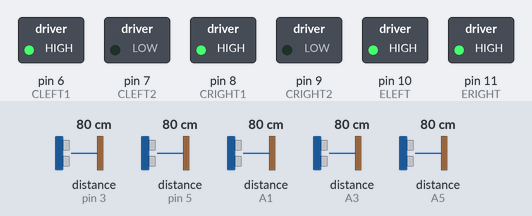
The sketch below on a simulated Arduino Uno, built with avr-gcc and run on an emulated ATmega328P. Shown: switched loads named in the sketch (green lamp = pin HIGH). Wiring (inferred from the names in the program): 5 × ultrasonic range finder: trigger pin 2, echo pin 3 / trigger pin 4, echo pin 5 / trigger A0, echo A1 / trigger A2, echo A3 / trigger A4, echo A5. The inputs (shaded band) are chosen by the test bench; at power-on: distance to the obstacle (sensors on A1, pin 3, A3, pin 5, A5) 80 cm. The echo pulse lasts 58.3 µs per cm; random numbers use the default seed unless the sketch sets one; pins used as bus, display or sensor lines are not drawn.

Above: at 1.2 s.
1.3 s: distance to the obstacle (sensor on A1) set to 12 cm
2.8 s: distance to the obstacle (sensor on A1) set to 9 cm
At 4.0 s:
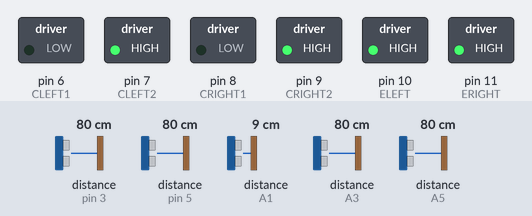
4.3 s: distance to the obstacle (sensor on pin 3) set to 13 cm
5.8 s: distance to the obstacle (sensor on pin 3) set to 10 cm
At 6.3 s:
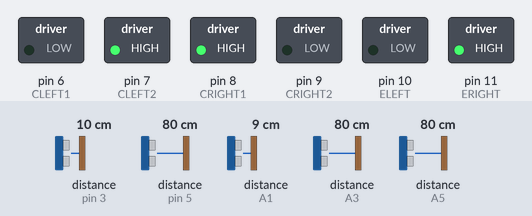
7.3 s: distance to the obstacle (sensor on A3) set to 13 cm
8.8 s: distance to the obstacle (sensor on A3) set to 10 cm
At 10.2 s:
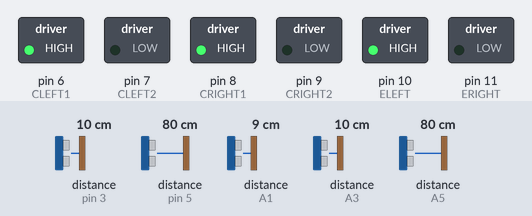
Timing chart, 0 to 11.3 s (numbered marks = the images above; inputs shaded):
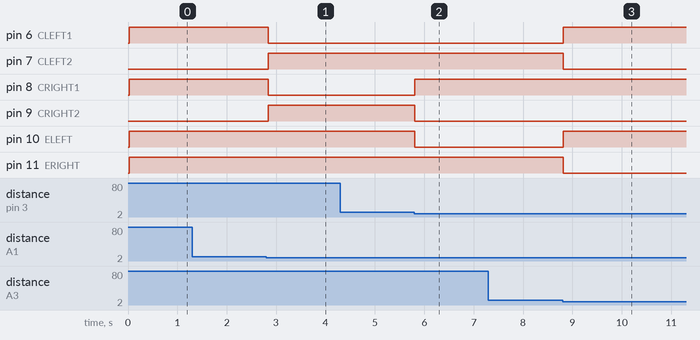

Measured:
- the behaviour switches between 11 and 10 cm on distance to the obstacle (sensor on A1) (found by bisection; images 0 and 1)
- the behaviour switches between 12 and 11 cm on distance to the obstacle (sensor on pin 3) (found by bisection; images 1 and 2)
- the behaviour switches between 12 and 11 cm on distance to the obstacle (sensor on A3) (found by bisection; images 2 and 3)
- after the input at 1.3 s, every drawn part: stays the same
- after the input at 2.8 s, pin 6 (CLEFT1), pin 8 (CRIGHT1): HIGH → LOW at once; pin 7 (CLEFT2), pin 9 (CRIGHT2): LOW → HIGH at once
- after the input at 4.3 s, every drawn part: stays the same
- after the input at 5.8 s, pin 8 (CRIGHT1): LOW → HIGH at once; pin 9 (CRIGHT2), pin 10 (ELEFT): HIGH → LOW at once
- after the input at 7.3 s, every drawn part: stays the same
- after the input at 8.8 s, pin 6 (CLEFT1), pin 10 (ELEFT): LOW → HIGH at once; pin 7 (CLEFT2), pin 11 (ERIGHT): HIGH → LOW at once

The sketch:

car.ino
```cpp
// motor enable pins
#define ELEFT 10
#define ERIGHT 11

// motor control pins
#define CLEFT1 6
#define CLEFT2 7
#define CRIGHT1 8
#define CRIGHT2 9

// sensor trigger and echo pins
#define TRIG_FRONT A0
#define ECHO_FRONT A1
#define TRIG_LEFT A2
#define ECHO_LEFT A3
#define TRIG_RIGHT A4
#define ECHO_RIGHT A5
#define TRIG_BACK_RIGHT 2
#define ECHO_BACK_RIGHT 3
#define TRIG_BACK_LEFT 4
#define ECHO_BACK_LEFT 5

#define TRIG_DELAY 10
#define SENSOR_CONST 58
#define SAFE_DISTANCE 10

#define DELAY_TIME 5
//#define DEBUG

long getDistance(int trigPin, int echoPin) {
  digitalWrite(trigPin, LOW);
  delayMicroseconds(3);
  digitalWrite(trigPin, HIGH);
  delayMicroseconds(TRIG_DELAY);
  digitalWrite(trigPin, LOW);
  long duration = pulseIn(echoPin, HIGH);
  long distance = duration / SENSOR_CONST;

#ifdef DEBUG
  Serial.print("distance=");
  Serial.println(distance);
#endif

  return distance;
}

void goForwardLeft() {
#ifdef DEBUG
  Serial.println("going forward left");
#endif

  digitalWrite(ERIGHT, HIGH);
  digitalWrite(ELEFT, LOW);

  digitalWrite(CRIGHT1, HIGH);
  digitalWrite(CRIGHT2, LOW);
}

void goForwardRight() {
#ifdef DEBUG
  Serial.println("going forward right");
#endif

  digitalWrite(ELEFT, HIGH);
  digitalWrite(ERIGHT, LOW);

  digitalWrite(CLEFT1, HIGH);
  digitalWrite(CLEFT2, LOW);
}

void goBackwardLeft() {
#ifdef DEBUG
  Serial.println("going backward left");
#endif

  digitalWrite(ERIGHT, HIGH);
  digitalWrite(ELEFT, LOW);

  digitalWrite(CRIGHT1, LOW);
  digitalWrite(CRIGHT2, HIGH);
}

void goBackwardRight() {
#ifdef DEBUG
  Serial.println("going backward right");
#endif

  digitalWrite(ELEFT, HIGH);
  digitalWrite(ERIGHT, LOW);

  digitalWrite(CLEFT1, LOW);
  digitalWrite(CLEFT2, HIGH);
}

void goForward() {
#ifdef DEBUG
  Serial.println("going forward");
#endif

  digitalWrite(ERIGHT, HIGH);
  digitalWrite(ELEFT, HIGH);

  digitalWrite(CRIGHT1, HIGH);
  digitalWrite(CRIGHT2, LOW);
  digitalWrite(CLEFT1, HIGH);
  digitalWrite(CLEFT2, LOW);
}

void goBackward() {
#ifdef DEBUG
  Serial.println("going backward");
#endif

  digitalWrite(ERIGHT, HIGH);
  digitalWrite(ELEFT, HIGH);

  digitalWrite(CRIGHT1, LOW);
  digitalWrite(CRIGHT2, HIGH);
  digitalWrite(CLEFT1, LOW);
  digitalWrite(CLEFT2, HIGH);
}

void goRandom() {
  long randNum = random(6);

  switch (randNum) {
    case 0: goForward(); break;
    case 1: goBackward(); break;
    case 2: goForwardLeft(); break;
    case 3: goForwardRight(); break;
    case 4: goBackwardLeft(); break;
    case 5: goBackwardRight(); break;
    default: goForward();
  }
}

void setup() {
  pinMode(ELEFT, OUTPUT);
  pinMode(ERIGHT, OUTPUT);

  pinMode(CLEFT1, OUTPUT);
  pinMode(CLEFT2, OUTPUT);
  pinMode(CRIGHT1, OUTPUT);
  pinMode(CRIGHT2, OUTPUT);

  pinMode(TRIG_FRONT, OUTPUT);
  pinMode(ECHO_FRONT, INPUT);
  pinMode(TRIG_LEFT, OUTPUT);
  pinMode(ECHO_LEFT, INPUT);
  pinMode(TRIG_RIGHT, OUTPUT);
  pinMode(ECHO_RIGHT, INPUT);
  pinMode(TRIG_BACK_RIGHT, OUTPUT);
  pinMode(ECHO_BACK_RIGHT, INPUT);
  pinMode(TRIG_BACK_LEFT, OUTPUT);
  pinMode(ECHO_BACK_LEFT, INPUT);

  digitalWrite(ELEFT, LOW);
  digitalWrite(ERIGHT, LOW);

#ifdef DEBUG
  Serial.begin(9600);
#endif
}

void loop() {

  long distFront = getDistance(TRIG_FRONT, ECHO_FRONT);
  long distLeft = getDistance(TRIG_LEFT, ECHO_LEFT);
  long distRight = getDistance(TRIG_RIGHT, ECHO_RIGHT);
  long distBackLeft = getDistance(TRIG_BACK_LEFT, ECHO_BACK_LEFT);
  long distBackRight = getDistance(TRIG_BACK_RIGHT, ECHO_BACK_RIGHT);

  if (distFront > SAFE_DISTANCE) goForward();
  else if (distBackLeft > SAFE_DISTANCE && distBackRight > SAFE_DISTANCE) goBackward();
  else if (distLeft > SAFE_DISTANCE) goForwardLeft();
  else if (distRight > SAFE_DISTANCE) goForwardRight();
  else if (distBackLeft > SAFE_DISTANCE) goBackwardLeft();
  else if (distBackRight > SAFE_DISTANCE) goBackwardRight();
  else goRandom();
}
```
